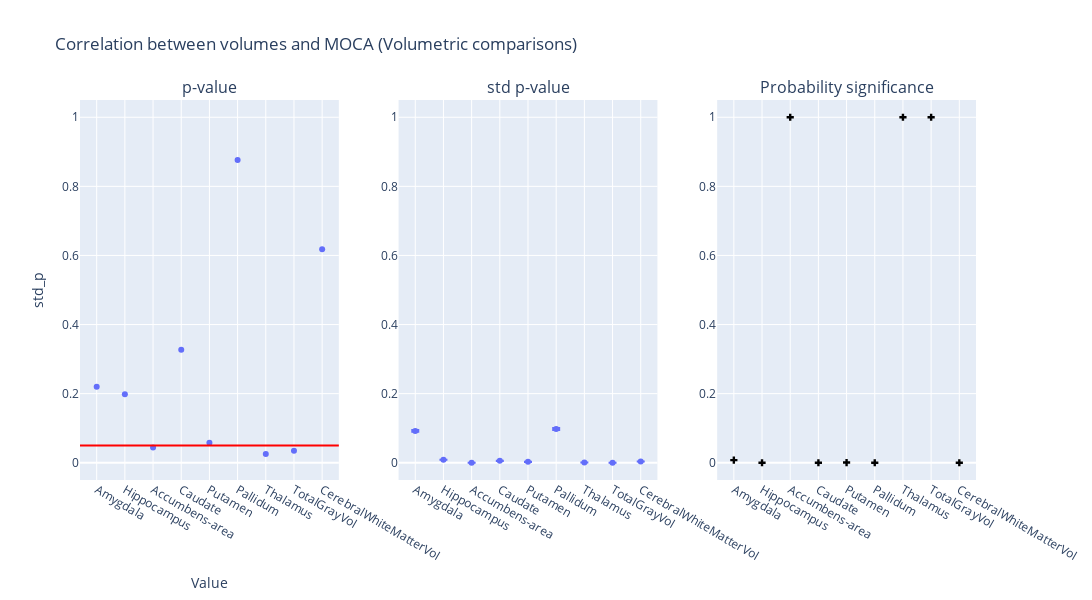

Source (notebook cell):
### Code cell
plot_dumbbell(df, "Volumetric comparisons")

### Figure 1 — Plotly figure (JSON) as saved in the notebook; plotly's stock layout.template omitted (floating-point values rounded to 4 significant figures)
{"data": [{"hovertemplate": "region=%{x}<br>p_value=%{y}<extra></extra>", "legendgroup": "", "marker": {"color": "#636efa", "symbol": "circle"}, "mode": "markers", "name": "", "orientation": "v", "showlegend": false, "type": "scatter", "x": ["Amygdala", "Hippocampus", "Accumbens-area", "Caudate", "Putamen", "Pallidum", "Thalamus", "TotalGrayVol", "CerebralWhiteMatterVol"], "xaxis": "x", "y": [0.22, 0.198, 0.044, 0.327, 0.058, 0.876, 0.025, 0.035, 0.618], "yaxis": "y"}, {"error_y": {"array": [0.002647, 0.0002449, 5.886e-06, 0.0001577, 7.222e-05, 0.002804, 1.021e-05, 2.423e-06, 9.725e-05], "arrayminus": [0.002727, 0.0002523, 6.063e-06, 0.0001625, 7.439e-05, 0.002888, 1.052e-05, 2.495e-06, 0.0001002]}, "hovertemplate": "region=%{x}<br>std_p=%{y}<extra></extra>", "legendgroup": "", "marker": {"color": "#636efa", "symbol": "circle"}, "mode": "markers", "name": "", "orientation": "v", "showlegend": false, "type": "scatter", "x": ["Amygdala", "Hippocampus", "Accumbens-area", "Caudate", "Putamen", "Pallidum", "Thalamus", "TotalGrayVol", "CerebralWhiteMatterVol"], "xaxis": "x2", "y": [0.09219, 0.008531, 0.000205, 0.005494, 0.002515, 0.09765, 0.0003556, 8.437e-05, 0.003387], "yaxis": "y2"}, {"marker": {"color": "black", "symbol": "cross"}, "mode": "markers", "name": "Flip probability", "showlegend": false, "type": "scatter", "x": ["Amygdala", "Hippocampus", "Accumbens-area", "Caudate", "Putamen", "Pallidum", "Thalamus", "TotalGrayVol", "CerebralWhiteMatterVol"], "xaxis": "x3", "y": [0.00752, 7.945e-132, 1.0, 0.0, 0.0004559, 3.042e-12, 1.0, 1.0, 0.0], "yaxis": "y3"}], "layout": {"annotations": [{"font": {"size": 16}, "showarrow": false, "text": "p-value", "x": 0.1444, "xanchor": "center", "xref": "paper", "y": 1, "yanchor": "bottom", "yref": "paper"}, {"font": {"size": 16}, "showarrow": false, "text": "std p-value", "x": 0.5, "xanchor": "center", "xref": "paper", "y": 1, "yanchor": "bottom", "yref": "paper"}, {"font": {"size": 16}, "showarrow": false, "text": "Probability significance", "x": 0.8556, "xanchor": "center", "xref": "paper", "y": 1, "yanchor": "bottom", "yref": "paper"}], "height": 600, "hovermode": "closest", "shapes": [{"line": {"color": "red", "width": 2}, "type": "line", "x0": 0, "x1": 1, "xref": "x domain", "y0": 0.05, "y1": 0.05, "yref": "y"}], "title": {"text": "Correlation between volumes and MOCA (Volumetric comparisons)"}, "width": 1400, "xaxis": {"anchor": "y", "domain": [0, 0.2889], "title": {"text": "Value"}}, "xaxis2": {"anchor": "y2", "domain": [0.3556, 0.6444]}, "xaxis3": {"anchor": "y3", "domain": [0.7111, 1]}, "yaxis": {"anchor": "x", "domain": [0, 1], "range": [-0.05, 1.05], "title": {"text": "std_p"}}, "yaxis2": {"anchor": "x2", "domain": [0, 1], "range": [-0.05, 1.05]}, "yaxis3": {"anchor": "x3", "domain": [0, 1], "range": [-0.05, 1.05]}}}
